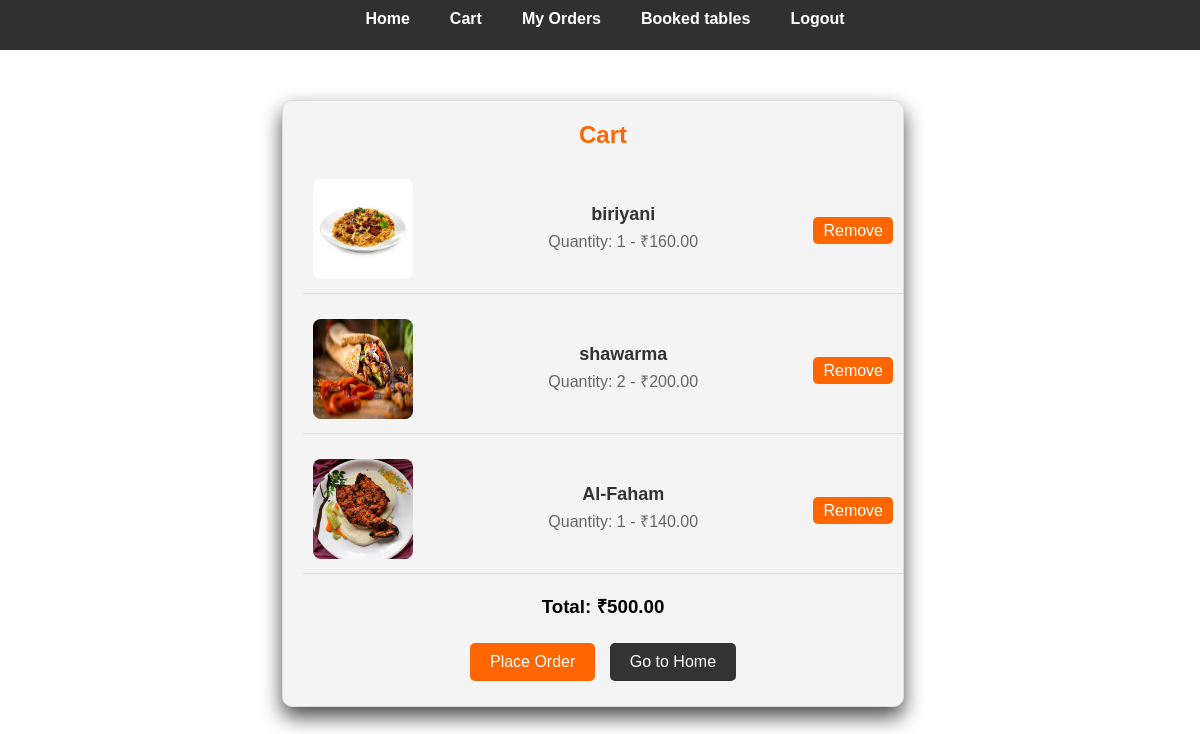
Screenshot of /cart/ (signed in) with the database file from the repository.
### foodapp/models.py (models this page shows, shortened)
class CartItem(models.Model):
    user = models.ForeignKey(User, on_delete=models.CASCADE, related_name='cart_items')
    food_item = models.ForeignKey(FoodItem, on_delete=models.CASCADE)
    quantity = models.PositiveIntegerField(default=1)
    class Meta:
        unique_together = ('user', 'food_item')
    def get_total_price(self):
        return self.food_item.price * self.quantity

class FoodItem(models.Model):
    name = models.CharField(max_length=30, unique=True)
    description = models.TextField()
    price = models.DecimalField(max_digits=10, decimal_places=2)
    category = models.CharField(max_length=50)
    image = models.ImageField(upload_to='food_images', default='default_image.jpg')

### foodapp/views.py (the view)
# urls.py: path('cart/', views.view_cart, name='cart'),
@login_required
def view_cart(request):
    cart_items = CartItem.objects.filter(user=request.user)
    total_amount = sum(item.get_total_price() for item in cart_items)
    return render(request, 'view_cart.html', {'cart_items': cart_items, 'total_amount': total_amount})

### TEMPLATES/view_cart.html (shortened to what this page needs)
{% extends 'nav.html' %}
{% block content %}
<div class="cartdiv">
    <h2 style="text-align: center; color: #ff6600;">Cart</h2>
    <ul style="list-style-type: none; padding: 0;">
        {% for item in cart_items %}
            <li style="display: flex; align-items: center; margin-bottom: 15px; padding: 10px; border-bottom: 1px solid #ddd; transition: transform 0.2s; cursor: pointer;">
                <div style="margin-right: 20px;">
                    <img src="{{ item.food_item.image.url }}" alt="{{ item.food_item.name }}" style="width: 100px; height: 100px; border-radius: 8px;">
                </div>
                <div style="flex-grow: 1;">
                    <p style="margin: 0; font-size: 18px; font-weight: bold; color: #333;">{{ item.food_item.name }}</p>
                    <p style="margin: 5px 0; color: #666;">Quantity: {{ item.quantity }} - ₹{{ item.get_total_price }}</p>
                </div>
                <div>
                    <a href="{% url 'remove_from_cart' item.id %}" style="background-color: #ff6600; color: #fff; padding: 5px 10px; border-radius: 5px; text-decoration: none; transition: background-color 0.3s;">Remove</a>
                </div>
            </li>
        {% endfor %}
    </ul>
    {% if cart_items %}
        <h3 style="text-align: center; color: #000000;">Total: ₹{{ total_amount }}</h3>
        <div style="text-align: center; margin-top: 20px;">
            <a href="{% url 'place_order' %}" class="btn btn-primary" style="background-color: #ff6600; color: #fff; padding: 10px 20px; border-radius: 5px; text-decoration: none; transition: background-color 0.3s;">Place Order</a>
            <a href="{% url 'home' %}" class="btn btn-secondary" style="background-color: #333; color: #fff; padding: 10px 20px; border-radius: 5px; text-decoration: none; transition: background-color 0.3s; margin-left: 10px;">Go to Home</a>
        </div>
    {% endif %}
</div>
{% endblock %}

### static/css/styles.css (style rules this page uses)
body { font-family: Arial, sans-serif; background-color: #fff; color: #333; margin: 0; padding: 0; }
.btn { display: inline-block; padding: 10px 20px; border-radius: 5px; text-decoration: none; color: #fff; margin: 5px 0; }
.btn-primary { background-color: #ff6600; }
.btn-secondary { background-color: #333; }

### TEMPLATES/nav.html (style rules this page uses)
body, html { font-family: Arial, sans-serif; margin: 0; padding: 0; display: flex; flex-direction: column; min-height: 100vh; overflow-x: hidden; }

### TEMPLATES/view_cart.html (style rules this page uses)
body, html { height: 100%; width: 100%; margin: 0; display: flex; }
.cartdiv { width: 50%; margin-left: 23.5%; margin-top:40px; padding-left: 20px; padding-bottom: 20px; background-color: #f4f4f4; border: 1px solid #ddd; border-radius: 10px; box-shadow: 0 10px 20px rgba(0, 0, 0, 0.7); text-align: center; }

### rows the page displays
CartItem: food_item.image (picture), food_item.name "biriyani", quantity "1", get_total_price "160.00"
CartItem: food_item.image (picture), food_item.name "shawarma", quantity "2", get_total_price "200.00"
CartItem: food_item.image (picture), food_item.name "Al-Faham", quantity "1", get_total_price "140.00"

### other values shown
{{ total_amount }} "500.00"
